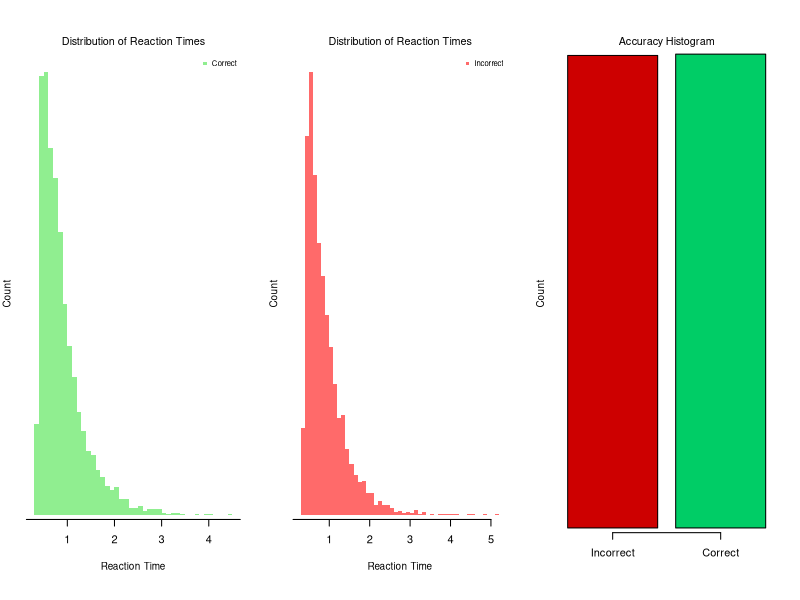

Write R code to recreate this figure.
## ---- chunk 1
knitr::opts_chunk$set(echo = TRUE)
## ---- chunk 2
# Simulate DDM the dumb way 

# Part 1: Simulate single trial outcome
simulate_ddm <- function(a, v, dt, max_steps){
     x <- 0   
     random_dev <- rnorm(max_steps)  
     # Scale step changes by dt
     noise <- random_dev * sqrt(dt)
     drift <- v * dt
     
     for(i in 2:max_steps){
        this_step = drift + noise[i]
        x = x + this_step
        if(abs(x)>=(a/2)){  break  }
     }
     output <- list("RT" = (i+1)*dt, "C"  = x)
     return(output)
}

# Part 2: Simulate over 'n' trials
wdmrnd <- function(a,v,t,n){
    dt = 0.001
    max_steps = 10 / dt
    rt = rep(NA,n)
    accuracy = rep(NA,n)
    
    for(i in 1:n){
        X <- simulate_ddm(a, v, dt, max_steps)
        rt[i] <- X$RT 
        if(X$C>0){  accuracy[i] <- 1
          }else{    accuracy[i] <- 0  }
    }

    rt = rt + t
    output <- data.frame("RT" = rt, "Accuracy" = accuracy)
    return(output)
}
## ---- chunk 3
a = 1.50
v = 0.00
t = 0.30
n = 10000

data <- wdmrnd(a, v, t, n)
rt <- data$RT
accuracy <- data$Accuracy
## ---- chunk 4
par(mfrow = c(1, 3), 
    mar =c(5.1,2,4.1,2),
    bty = "o")

hist(rt[accuracy==1], ann=F, axes=F, breaks=50, col="lightgreen",
     border=NA)
mtext("Distribution of Reaction Times", 3, cex=0.65, line=0.5)
mtext("Reaction Time", 1, cex=0.6, line=2)
mtext("Count", 2, cex=0.6, line=1)
legend("topright", col="lightgreen", "Correct", pch=15, cex=0.7, bty="n")
axis(1,c(0:5),line=-1)

hist(rt[accuracy==0], ann=F, axes=F, breaks=50, col="indianred1",
     border=NA)
mtext("Distribution of Reaction Times", 3, cex=0.65, line=0.5)
mtext("Reaction Time", 1, cex=0.6, line=2)
mtext("Count", 2, cex=0.6, line=1)
legend("topright", col="indianred1", "Incorrect", pch=15, cex=0.7, bty="n")
axis(1,c(0:5),line=-1)

barplot(c(sum(1-accuracy),sum(accuracy)), ann=F, axes=F,
        col=c("red3","springgreen3"))
mtext("Accuracy Histogram", 3, cex=0.65, line=0.5)
mtext("Count", 2, cex=0.6, line=1)
axis(1,c(0.7,1.9),c("Incorrect","Correct"))
## ---- chunk 5
sample_parameters <- function(settings){
  prior <- settings$prior
  nP <- settings$nP
  bound_mean = rnorm(1,prior$bound_mean_mean,prior$bound_mean_sdev)
  drift_mean = rnorm(1,prior$drift_mean_mean,prior$drift_mean_sdev)
  nondt_mean = rnorm(1,prior$nondt_mean_mean,prior$nondt_mean_sdev)
  bound_sdev = runif(1,prior$bound_sdev_lower,prior$bound_sdev_upper)
  drift_sdev = runif(1,prior$drift_sdev_lower,prior$drift_sdev_upper)
  nondt_sdev = runif(1,prior$nondt_sdev_lower,prior$nondt_sdev_upper)
  bound = rnorm(nP,bound_mean, bound_sdev)
  drift = rnorm(nP,drift_mean, drift_sdev)
  nondt = rnorm(nP,nondt_mean, nondt_sdev)
  
  parameter_set <- list("bound_mean" = bound_mean, "drift_mean" = drift_mean,
                        "nondt_mean" = nondt_mean, "bound_sdev" = bound_sdev,
                        "drift_sdev" = drift_sdev, "nondt_sdev" = nondt_sdev,
                        "bound" = bound,   "drift" = drift,   "nondt" = nondt)
  
  return(parameter_set)
}

sample_data <- function(settings, parameter_set){
      for(i in 1:settings$nP){
          data <- wdmrnd(a = parameter_set$bound[i], 
                         v = parameter_set$drift[i], 
                         t = parameter_set$nondt[i], 
                         n = settings$nT[i])
      }
}
## ---- chunk 6
default_priors <- function(Show=TRUE){
    prior <- data.frame("bound_mean_mean" = 1.50,
                        "bound_mean_sdev" = 0.20,
                        "drift_mean_mean" = 0.00,
                        "drift_mean_sdev" = 0.50,
                        "nondt_mean_mean" = 0.30,
                        "nondt_mean_sdev" = 0.06,
                        "bound_sdev_lower" = 0.10,
                        "bound_sdev_upper" = 0.20,
                        "drift_sdev_lower" = 0.20,
                        "drift_sdev_upper" = 0.40,
                        "nondt_sdev_lower" = 0.01,
                        "nondt_sdev_upper" = 0.05)
    if(Show){
          cat("========== EZBHDDM Priors: ===============\n")
          cat("Bound Mean Mean:   ", prior$bound_mean_mean,"\n")
          cat("Bound Mean Std Dev:",prior$bound_mean_sdev,"\n")
          cat("Drift Mean Mean:   ",prior$drift_mean_mean,"\n")
          cat("Drift Mean Std Dev:",prior$drift_mean_sdev,"\n")
          cat("Non-decision Time Mean Mean:",prior$nondt_mean_mean,"\n")
          cat("Non-decision Time Mean Std: ", prior$nondt_mean_sdev,"\n")
          cat("Bound Std Dev Shape:",prior$bound_sdev_lower,"\n")
          cat("Bound Std Dev Scale:",prior$bound_sdev_upper,"\n")
          cat("Drift Std Dev Shape:",prior$drift_sdev_lower,"\n")
          cat("Drift Std Dev Scale:",prior$drift_sdev_upper,"\n")
          cat("Non-decision Time Shape:",prior$nondt_sdev_lower,"\n")
          cat("Non-decision Time Scale:",prior$nondt_sdev_upper,"\n")
    }
  return(prior)
}
## ---- chunk 7
prior <- default_priors()
